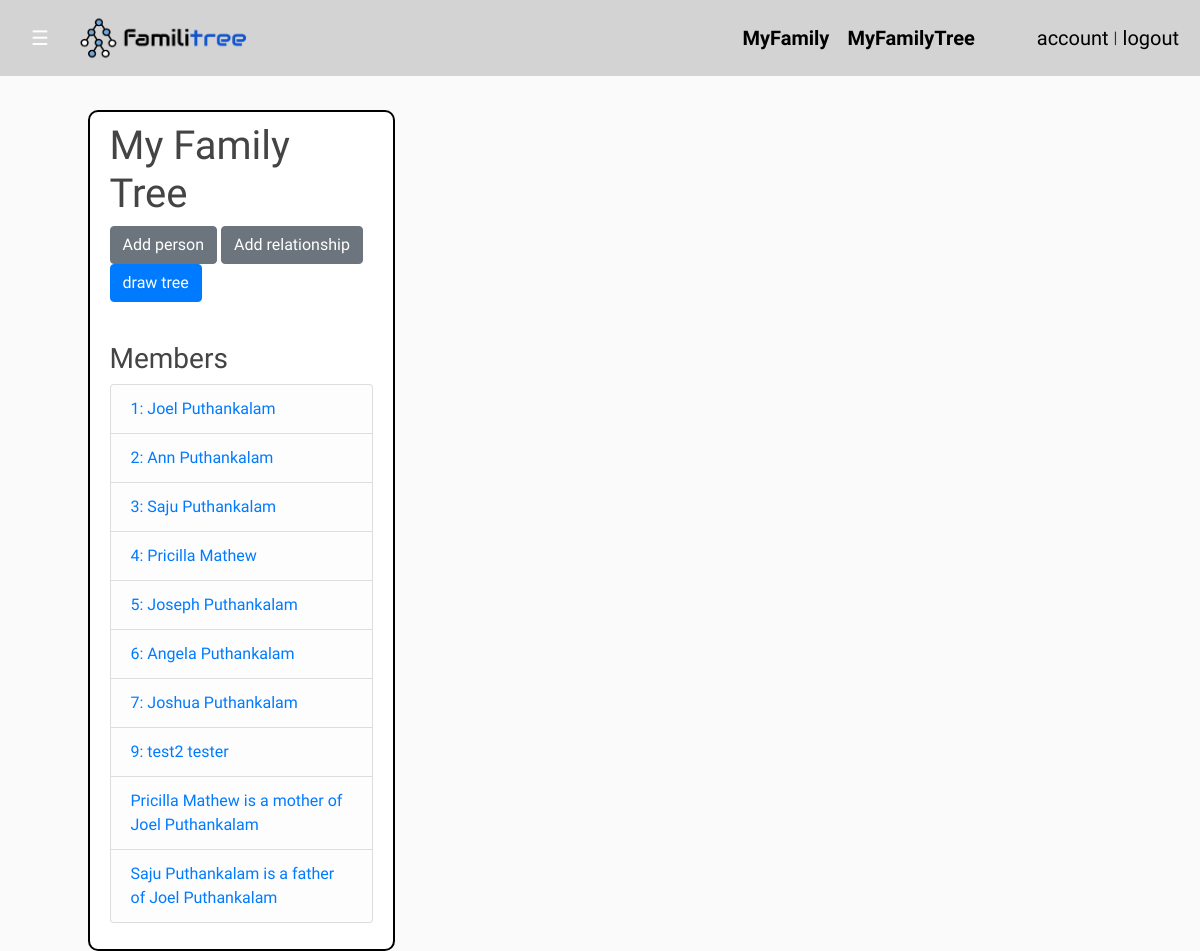
The page /familitree (signed in) on the database its author committed.
### familitree/models.py (models this page shows, shortened)
class People(db.Model,UserMixin):
    id = db.Column(db.Integer,primary_key=True)
    name_first = db.Column(db.String(60),nullable=False)
    name_last = db.Column(db.String(60),nullable=False)
    user_id = db.Column(db.Integer, db.ForeignKey('user.id'))

class Relationship(db.Model,UserMixin):
    id = db.Column(db.Integer,primary_key=True)
    user_one_id = db.Column(db.Integer,nullable=False)
    user_two_id = db.Column(db.Integer,nullable=False)
    relationship_type=db.Column(db.Integer,nullable=False)

### familitree/route.py (the view)
@app.route("/familitree", methods=['GET','POST'])
@login_required
def familyTree():
    person = People.query.filter_by(people=current_user).all()
    relationship = Relationship.query.all()
    return render_template('myFamilyTree.html',title='myFamTree',person=person,relationship = relationship)

### familitree/models.py (called while the page is built)
@login_manager.user_loader
def load_user(user_id):
    return User.query.get(int(user_id))

### familitree/templates/myFamilyTree.html
{%extends "layout.html" %}
{%block bodyContent%}
	<div class="col-3 offset-1 content-section">
		<h1>My Family Tree</h1>
		<a class="btn btn-secondary" href="{{url_for('addPeople')}}">Add person</a>
		<a class="btn btn-secondary" href="{{url_for('addRelationships')}}">Add relationship</a>
		<a class="btn btn-primary" href ="{{url_for('drawFamilyTree', id=1)}}">draw tree</a>
		<br><br>
		<p><h3>Members</h3>
		  <ul class="list-group">
			{%for i in person%}
				<li class="list-group-item list-group-item-light"><a href ="{{url_for('updatePeople', id=i.id)}}">{{i.id}}: {{i.name_first}} {{i.name_last}} </a> </li>
			{%endfor%}
			{%for i in relationship%}
				<li class="list-group-item list-group-item-light"><a href ="{{url_for('updateRelationship', id=i.id)}}">
					{%for j in person%}
					{%if j.id==i.user_two_id%}
					{{j.name_first}} {{j.name_last}} is a {{i.relationship_type}} of
					{%endif%}
					{%endfor%}
					{%for k in person%}
					{%if k.id==i.user_one_id%}
					{{k.name_first}} {{k.name_last}}
					{%endif%}
					{%endfor%}
				</a> </li>
			{%endfor%}
			</ul>
		</p>
	</div>
{%endblock bodyContent%}

### familitree/templates/layout.html (shortened to what this page needs)
<!Doctype html>
<html>
<head>
    <link rel="stylesheet" href="https://stackpath.bootstrapcdn.com/bootstrap/4.5.0/css/bootstrap.min.css">
	<link rel="stylesheet" type"="text/css" href="{{url_for('static',filename='webDesign.css')}}">
</head>
<body>
	<header>
			<nav id="navbar" class ="navbar navbar-expand-md fixed-top" >
				{%if current_user.is_authenticated%}
						<button class="openbtn" onclick="toggleNav()">&#9776; </button>
						<div class="container-fluid">
							<a class="navbar-brand mr-4" href="{{url_for('userHome')}}">
								<img id ="logo" src = "{{url_for('static',filename = 'familitreeLogov2.png')}}" width="170" height="50">
							</a>
						</div>
						<div class="collapse navbar-collapse" id="navbarNavAltMarkup">
							<a class="nav-item nav-link bold-links m-1" href="{{url_for('family')}}">MyFamily</a>
							<a class="nav-item nav-link bold-links m-1" href="{{url_for('familyTree')}}">MyFamilyTree</a>
							<a class="nav-item nav-link ml-5" href="{{url_for('account')}}">account </a> |
							<a class="nav-item nav-link" href="{{url_for('logout')}}">logout </a>
						</div>
				{%endif%}
		</nav>
	</header>
	<main role="main" id ="main">
	  <div class="row">
		  {% block bodyContent %}{% endblock %}
	  </div>
	</main>
</body>
</html>

### familitree/static/webDesign.css (style rules this page uses)
body { background: #fafafa; color: #333333; margin-top: 5rem; font-family: 'Cuprum'; }
h1,h2, h3 { color: #444444; font-family: 'Poller One'; }
.content-section { background: #ffffff; padding: 10px 20px; border: 2px solid #000; border-radius: 10px; margin-top: 30px; }
.bold-links { font-weight: bold; }
img#logo { max-width: 100% height:auto vertical-align: middle; }
#navbar { background-color: rgb(211,211,211); position: fixed; top: 0px; width: 100%; transition: top 0.3s; }
a.nav-link { float: left; display: block; color: black; text-align: center; padding: 5px; font-size: 20px; font-family:Cuprum; position:relative; }
a.nav-link:before { content: ""; position: absolute; width: 0; height: 2px; bottom: 0; left: 0; background-color: black; visibility: hidden; transition: all 0.3s ease-in-out; }
.openbtn { font-size: 20px; cursor: pointer; background-color: rgb(211,211,211); color: white; padding: 10px 15px; border: none; }
#main { transition: margin-left .5s; }

### rows shown on the page
People: id "1", name_first "Joel", name_last "Puthankalam"
People: id "2", name_first "Ann", name_last "Puthankalam"
People: id "3", name_first "Saju", name_last "Puthankalam"
People: id "4", name_first "Pricilla", name_last "Mathew"
People: id "5", name_first "Joseph", name_last "Puthankalam"
People: id "6", name_first "Angela", name_last "Puthankalam"
People: id "7", name_first "Joshua", name_last "Puthankalam"
People: id "9", name_first "test2", name_last "tester"
Relationship: relationship_type "mother"
Relationship: relationship_type "father"
